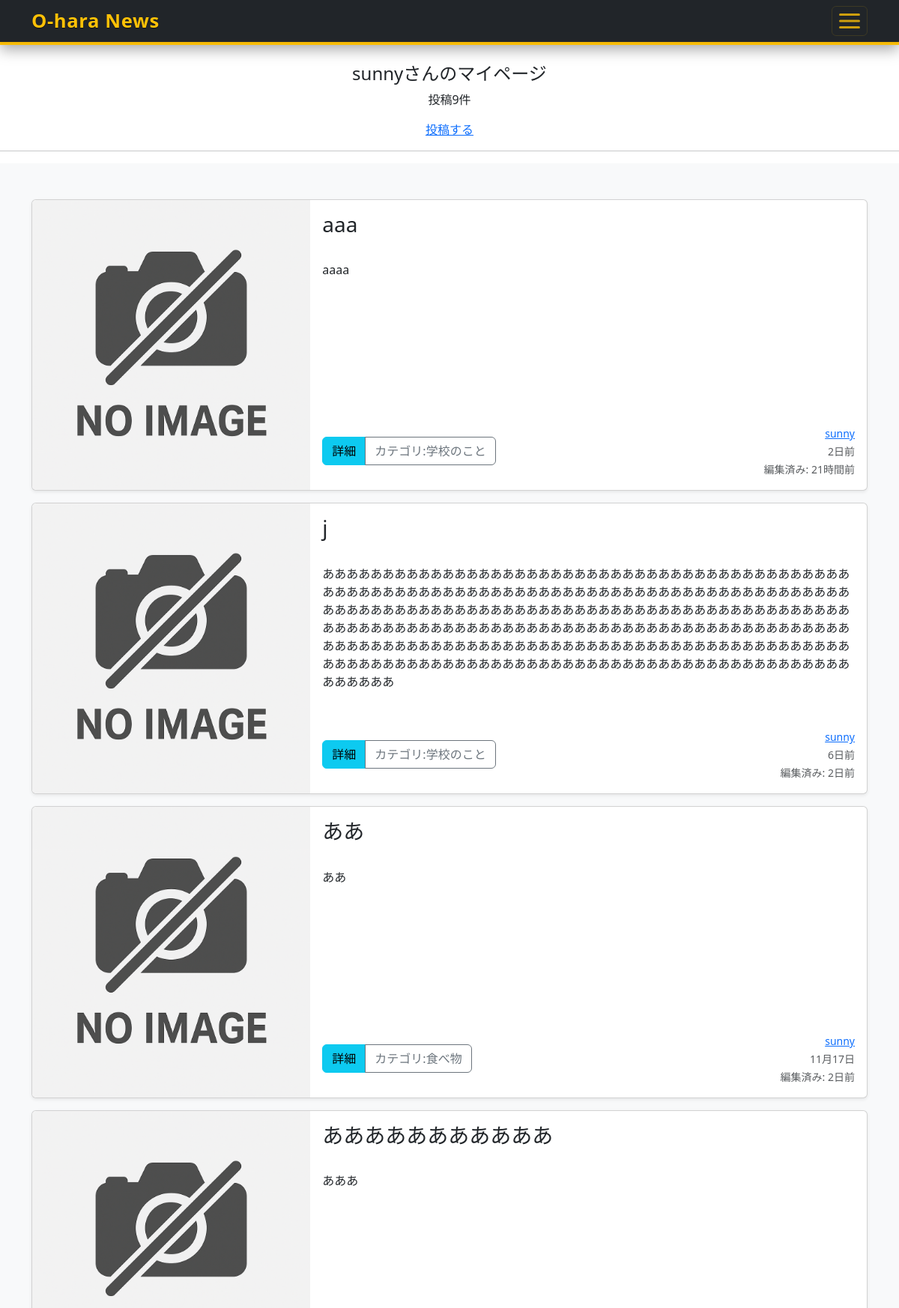
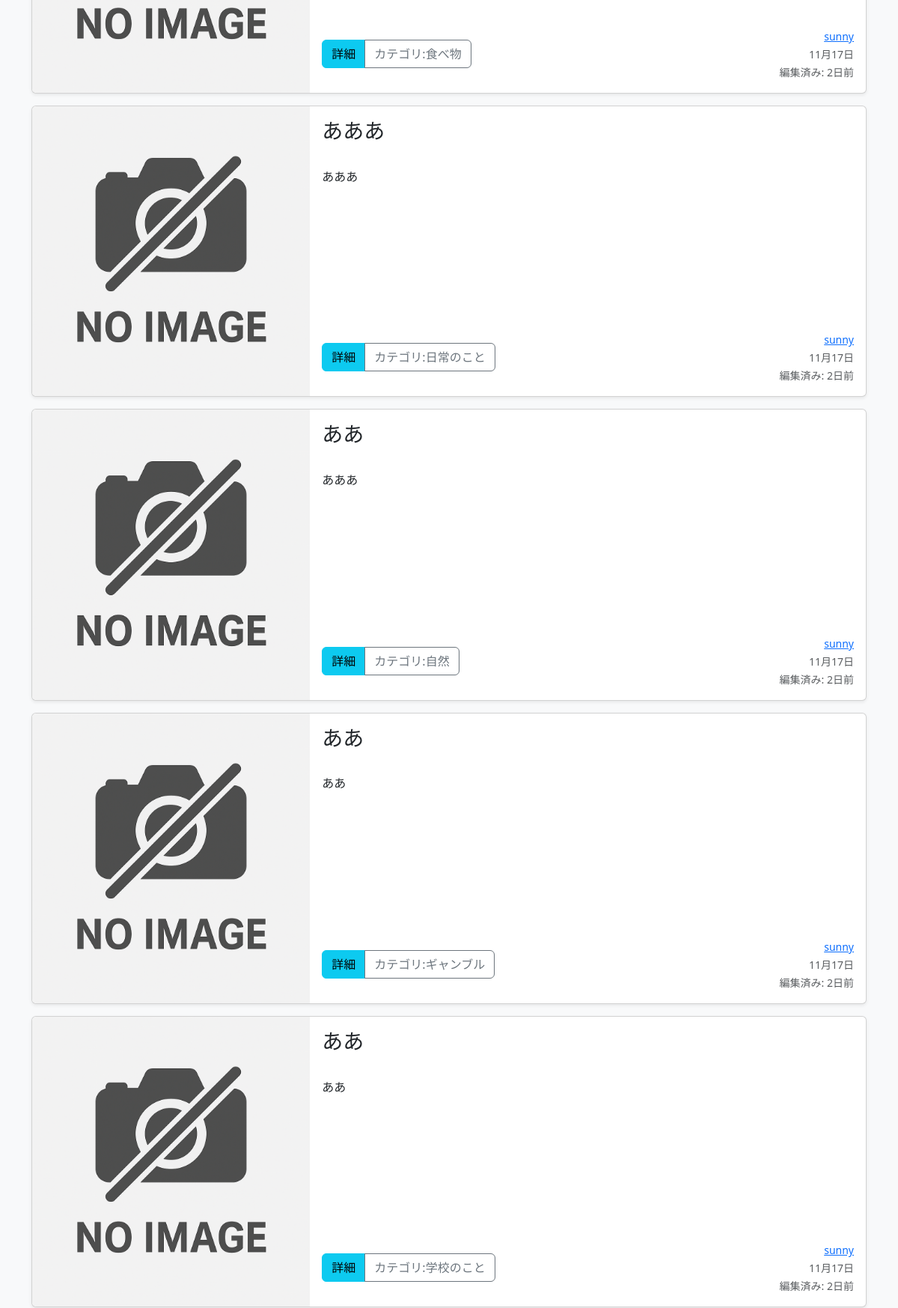
The app's page /mypage/ (signed in, upper part) with its own data (2 pictures, top to bottom).
### accounts/models.py (models this page shows)
class CustomUser(AbstractUser):
    pass

### test2_app/models.py (models this page shows, shortened)
class Test2News(models.Model):
    user = models.ForeignKey(
        CustomUser,
        verbose_name='ユーザー',
        on_delete=models.CASCADE
        )
    category = models.ForeignKey(
        Category,
        verbose_name='カテゴリー',
        on_delete=models.PROTECT
        )
    title = models.CharField(
        verbose_name='タイトル',
        max_length=200
        )
    post = models.TextField(
        verbose_name='記事本文',
        default=""
    )
    image1 = models.ImageField(
        verbose_name='タイトル画像',
        upload_to = 'photos',
        blank = True,
        null = True,
        )
    posted_at = models.DateTimeField(
        verbose_name='投稿日時',
        auto_now_add = True
        )
    updated_at = models.DateTimeField(
        verbose_name='更新日時',
        null=True,
        blank=True,
        help_text='編集が行われた場合にセットされます。'
    )

class Category(models.Model):
    title = models.CharField(
        verbose_name='カテゴリ',
        max_length=20)

### test2_app/views.py (the view)
# urls.py: path('mypage/', views.MypageView.as_view(), name = 'mypage'),
class MypageView(ListView):
    template_name = 'mypage.html'
    paginate_by = 9
    def get_queryset(self):
        queryset = Test2News.objects.filter(
            user=self.request.user).order_by('-posted_at')
        return queryset

### test2_app/templatetags/posted_time.py (called while the page is built)
@register.filter
def posted_time(value):
    if not value or not isinstance(value, datetime):
        return value or ""
    current_tz = timezone.get_current_timezone()
    dt = timezone.localtime(value, current_tz) if timezone.is_aware(value) else timezone.make_aware(value, current_tz)
    now = timezone.localtime(timezone.now(), current_tz)
    delta = now - dt
    seconds = int(delta.total_seconds())
    if seconds < 0:
        if now.year == dt.year:
            return dt.strftime("%m月%d日")
        return dt.strftime("%Y年%m月%d日")
    if seconds < 60:
        return "たった今"
    if seconds < 3600:
        return f"{seconds // 60}分前"
    if seconds < 86400:
        return f"{seconds // 3600}時間前"
    days = delta.days
    if days < 7:
        return f"{days}日前"
    if now.year == dt.year:
        return dt.strftime("%m月%d日")
    return dt.strftime("%Y年%m月%d日")

### test2_app/templates/mypage.html (shortened to what this page needs)
{% extends "base.html" %}
    {% block contents %}
    {% if user.is_authenticated %}
    <br>
    <div style="text-align:center">
        <h4>{{user.username}}さんのマイページ</h4>
        {% if object_list.count == 0 %}
            <p>{{user.username}}さんの投稿はありません</p>
        {% else %}
            <p>投稿<storng>{{object_list.count}}</strong>件</p>
        {% endif %}
        <a href="{% url 'test2_app:post' %}">投稿する</a>
    </div>
    <hr>
    {% endif %}
    {% include "news_list.html" %}
    {% endblock contents %}

### test2_app/templates/base.html (shortened to what this page needs)
{% load static %}
<!DOCTYPE html>
<html lang="ja">
    <head>
        <link href="https://cdn.jsdelivr.net/npm/bootstrap@5.3.0/dist/css/bootstrap.min.css" rel="stylesheet">
        <link rel="stylesheet" href="{% static 'css/styles.css' %}">
    </head>
    <body>
        <header data-bs-theme="dark">
            <div class="navbar navbar-dark bg-dark shadow-sm">
                <div class="container">
                    <a href="{% url "test2_app:index" %}" class="navbar-brand d-flex align-items-center">
                        <h2><strong>O-hara News</strong></h2>
                    </a>
                    <button class="navbar-toggler" type="button" data-bs-toggle="offcanvas" data-bs-target="#navbarHeader" aria-controls="navbarHeader" aria-expanded="false" aria-label="Toggle navigation">
                        <div class="hamburger" aria-hidden="true">
                            <span></span>
                            <span></span>
                            <span></span>
                        </div>
                    </button>
                </div>
            </div>
        </header>
{% block contents %}{% endblock contents %}
    </body>
</html>

### test2_app/templates/news_list.html
{% load static posted_time %}
  <div class="album py-5 bg-body-tertiary">
    <div class="container">
      <div class="row row-cols-1 g-3">
        {% for record in object_list %}
        <div class="col">
          <div class="card mb-3 shadow-sm h-100">
            <div class="row g-0 align-items-stretch">
              <div class="col-md-4">
                {% if record.image1 %}
                  <img src="{{ record.image1.url }}"
                      class="img-fluid rounded-start card-img-left"
                      alt="{{ record.title }}">
                {% else %}
                  <img src="{% static 'img/noimage.png' %}" alt="no image"
                      class="img-fluid rounded-start card-img-left">
                {% endif %}
              </div>
              <div class="col-md-8">
                <div class="card-body d-flex flex-column h-100">
                  <h3 class="card-text">
                    {{record.title}}
                  </h3>
                  <br>
                  <p>
                    {{ record.post|truncatechars:400 }}
                  </p>
                  <div class="d-flex justify-content-between align-items-center mt-auto">
                    <div class="btn-group">
                      <button type="button" class="btn btn-info"
                      onclick="location.href='{% url 'test2_app:news_detail' record.pk %}'">詳細</button>
                      <button type="button" class="btn btn-outline-secondary"
                      onclick="location.href='{% url 'test2_app:news_cat' category=record.category.id %}'">カテゴリ:{{record.category.title}}</button>
                    </div>
                    <div class="text-end">
                      <a href="{% url 'test2_app:user_list' user=record.user.id %}">
                        <small class="text-muted">{{record.user.username}}</small>
                      </a>
                      <br>
                      <small class="text-muted">
                        {{ record.posted_at|posted_time }}
                        {% if record.updated_at and record.updated_at > record.posted_at %}
                          <br>編集済み: {{ record.updated_at|posted_time }}
                        {% endif %}
                      </small>
                    </div>
                  </div>
                </div>
              </div>
            </div>
          </div>
        </div>
        {% endfor %}
      </div>
    </div>
  </div>

### static/css/styles.css (style rules this page uses)
:root { --accent:#ffc107; --accent-dark:#e0a800; --accent-soft: rgba(255,193,7,0.78); --deep:#0b0b0b; }
header[data-bs-theme] { background: linear-gradient(90deg, rgba(11,11,11,1) 0%, rgba(22,22,22,1) 60%); border-bottom: 4px solid var(--accent); box-shadow: 0 6px 18px rgba(0,0,0,0.35); }
.navbar-brand h2 { margin: 0; line-height: 1; color: var(--accent); font-size: 1.6rem; letter-spacing: 0.6px; text-shadow: 0 1px 0 rgba(0,0,0,0.6); }
.navbar-toggler { border-color: rgba(255,193,7,0.12); }
.navbar-toggler { width: 48px; height: 40px; display: inline-flex; align-items: center; justify-content: center; padding: 6px; }
.hamburger { position: relative; width: 28px; height: 20px; }
.hamburger span { position: absolute; left: 0; right: 0; height: 3px; background: var(--accent-soft); border-radius: 2px; transition: transform 0.32s cubic-bezier(.2,.8,.2,1), opacity 0.2s ease, background-color 0.18s ease; }
.hamburger span:nth-child(1) { top: 0; }
.hamburger span:nth-child(2) { top: 50%; transform: translateY(-50%); }
.hamburger span:nth-child(3) { bottom: 0; }
.card .d-flex a .text-muted { color: #0d6efd !important; }
a > .text-muted { color: #0d6efd !important; }
.card-img-left { width: 100%; object-fit: cover; height: auto; display: block; }
.card .row > .col-md-4 { display: flex; padding: 0; }
.card.h-100 .card-img-left { height: 100%; width: 100%; object-fit: cover; }
.album .card.h-100 .row.g-0 { height: 100% !important; }
.album .card.h-100 .row.g-0 > .col-md-4 { display: flex !important; padding: 0 !important; }
.album .card.h-100 .row.g-0 > .col-md-4 > img.card-img-left { height: 100% !important; width: 100% !important; object-fit: cover !important; display: block !important; }
div.album div.container div.row div.col div.card.h-100 div.row.g-0 div.col-md-4 img.card-img-left { height: 100% !important; width: 100% !important; object-fit: cover !important; }

### records on screen
CustomUser: username "sunny"
Test2News: image1 (placeholder picture), title "aaa", post "aaaa", category "学校のこと", user.username "sunny", posted_at|posted_time "2日前", updated_at|posted_time "21時間前"
Test2News: image1 (placeholder picture), title "j", post "ああああああああああああああああああああああああああああああああああああああああああああああああああああああああああああああああああああああああああああああああああああああああああああああああああああああああああああああああああああああああああああああああああああああああああああああああああああああああああああああああああああああああああああああああああああああああああああああああああああああああああああああああああああああああああああああああああああああああああああああああああああああああああああああああああああああああああああああ", category "学校のこと", user.username "sunny", posted_at|posted_time "6日前", updated_at|posted_time "2日前"
Test2News: title "ああ", post "ああ", category "食べ物", user.username "sunny", posted_at|posted_time "11月17日", updated_at|posted_time "2日前"
Test2News: title "あああああああああああ", post "あああ", category "食べ物", user.username "sunny", posted_at|posted_time "11月17日", updated_at|posted_time "2日前"
Test2News: title "あああ", post "あああ", category "日常のこと", user.username "sunny", posted_at|posted_time "11月17日", updated_at|posted_time "2日前"
Test2News: title "ああ", post "あああ", category "自然", user.username "sunny", posted_at|posted_time "11月17日", updated_at|posted_time "2日前"
Test2News: title "ああ", post "ああ", category "ギャンブル", user.username "sunny", posted_at|posted_time "11月17日", updated_at|posted_time "2日前"
Test2News: title "ああ", post "ああ", category "学校のこと", user.username "sunny", posted_at|posted_time "11月17日", updated_at|posted_time "2日前"

### other values on screen
{{ object_list.count }} "9"
